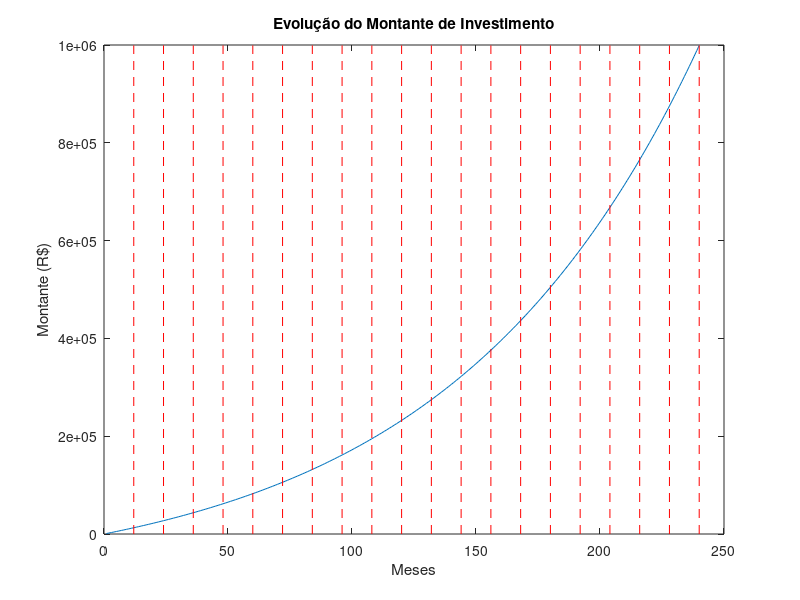

Reproduce this figure in MATLAB.
% Parâmetros
investimento_mensal = 1000;  % Valor investido por mês
taxa_mensal = 0.01;  % Taxa de juros mensal (1%)
meses = 240;  % Número de meses

% Cálculo do montante
montante = zeros(1, meses);
for i = 1:meses
    montante(i) = investimento_mensal;
    if i > 1
        montante(i) = montante(i) + montante(i-1);
    end
    montante(i) = montante(i) * (1 + taxa_mensal);
end

% Destacar retas verticais a cada 12 meses
meses_por_ano = 12;
anos = meses / meses_por_ano;
figure;
plot(1:meses, montante);
hold on;
for i = 1:anos
    linha_vertical = i * meses_por_ano;
    plot([linha_vertical, linha_vertical], [0, max(montante)], 'r--');
end
hold off;

title('Evolução do Montante de Investimento');
xlabel('Meses');
ylabel('Montante (R$)');
